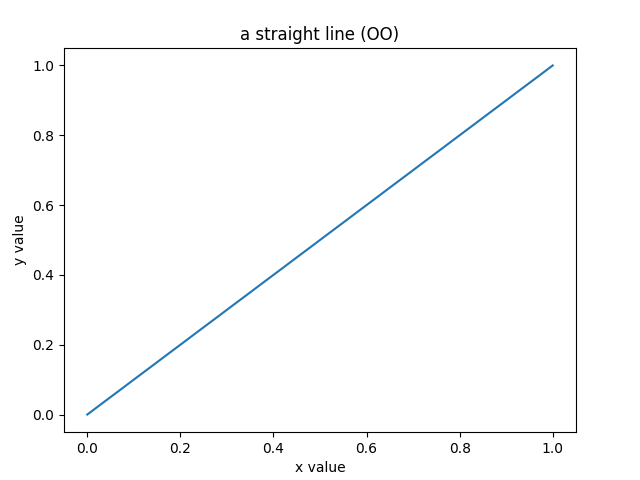

Here is the Python script that generated this plot:
# coding:utf-8

# from http://www.cnblogs.com/vamei/archive/2013/01/30/2879700.html

"""
在matplotlib中，整个图像为一个Figure对象。在Figure对象中可以包含一个，
或者多个Axes对象。每个Axes对象都是一个拥有自己坐标系统的绘图区域
"""

from matplotlib.figure import Figure
from matplotlib.backends.backend_agg import FigureCanvasAgg as FigureCanvas

fig    = Figure()
canvas = FigureCanvas(fig)
ax     = fig.add_axes([0.1, 0.1, 0.8, 0.8])

line,  = ax.plot([0,1], [0,1])
ax.set_title("a straight line (OO)")
ax.set_xlabel("x value")
ax.set_ylabel("y value")

canvas.print_figure('FigureCanvas_test.png')
''''
(yaxis同样有tick, label和tick label，没有画出)

尽管data是数据绘图的关键部分，也就是数据本身的图形化显示，但是必须和xaxis, yaxis, title一起，
才能真正构成一个绘图区域axes。一个单纯的，无法读出刻度的线是没有意义的。xaxis, yaxis, 
title合起来构成了数据的辅助部分(data guide)。

上面元素又包含有多种图形元素。比如说，我们的data对象是一条线(Line2D)。title, 
tick label和label都是文本(Text)，而tick是由短线(Line 2D)和tick label构成，
xaxis由坐标轴的线和tick以及label构成，ax由xaxis, yaxis, title, data构成，
ax自身又构成了fig的一部分。上面的每个对象，无论是Line2D, Text还是fig，
它们都来自于一个叫做Artist的基类。

OO绘图的原程序还有一个canvas对象。它代表了真正进行绘图的后端(backend)。
Artist只是在程序逻辑上的绘图，它必须连接后端绘图程序才能真正在屏幕上绘制出来(或者保存为文件)。
我们可以将canvas理解为绘图的物理(或者说硬件)实现。

在OO绘图程序中，我们并没有真正看到title, tick, tick label, xaxis,
 yaxis对象，而是使用ax.set_*的方法间接设置了这些对象。但这些对象是真实存在的，
 你可以从上层对象中找到其“真身”。比如，fig.axes[0].xaxis就是我们上面途中的xaxis对象。
 我们可以通过fig -> axes[0] (也就是ax) -> xaxis的顺序找到它。因此，
 重复我们刚才已经说过的，一个fig就构成了一个完整的图像。对于每个Artist类的对象，
 都有findobj()方法，来显示该对象所包含的所有下层对象。
'''
